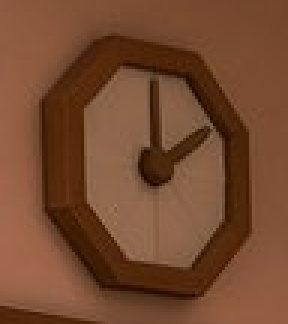
#> input picture games/never-ending-story/assets-src/clock/ref/clock-ref.png, 96 x 108 px (shown 3 times larger)
$ python compare.py
#> lines starting #> are read from the running program, lines starting #| are printed output that depends on the picture
"""Make review sheets from the source crop and Blender renders (Pillow only)."""
from pathlib import Path
from PIL import Image, ImageDraw
HERE = Path(__file__).resolve().parent.parent
ref = Image.open(HERE / 'ref/clock-ref.png').convert('RGBA').resize((384,432))
for variant in ('lowpoly','master'):
    model = Image.open(HERE / f'compare/matched-{variant}.png').convert('RGBA')
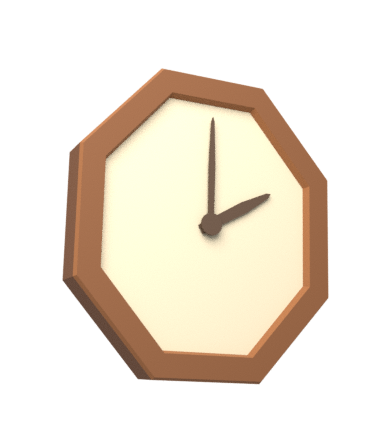
#> input picture games/never-ending-story/assets-src/clock/compare/matched-lowpoly.png, 384 x 432 px
#> model is the input picture: PIL image 384x432 RGBA; mean R, G, B, A 86.2, 76.8, 63.7, 101.7
    studio = Image.new('RGBA',model.size,'#dbc4a4')
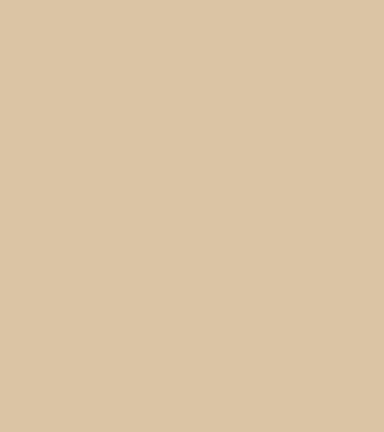
#> studio: PIL image 384x432 RGBA; mean R, G, B, A 219, 196, 164, 255
    studio.alpha_composite(model)
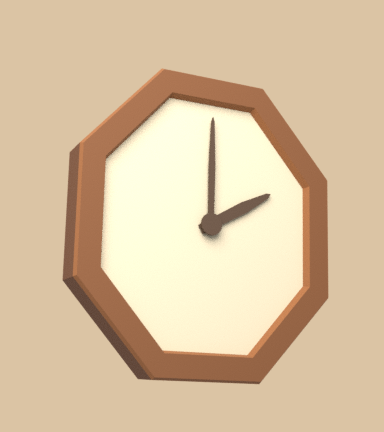
#> studio: PIL image 384x432 RGBA; mean R, G, B, A 216.9, 193.9, 161.7, 255
    out = Image.new('RGB',(768,464),'#f7f0e5')
    out.paste(ref,(0,32))
    out.paste(studio,(384,32))
    text = ImageDraw.Draw(out)
    text.text((12,10),'Original game reference (96 x 108 px)',fill='#402b1d')
    text.text((396,10),f'{variant} / approximate matched camera',fill='#402b1d')
    out.save(HERE / f'compare/side-by-side-{variant}.png')
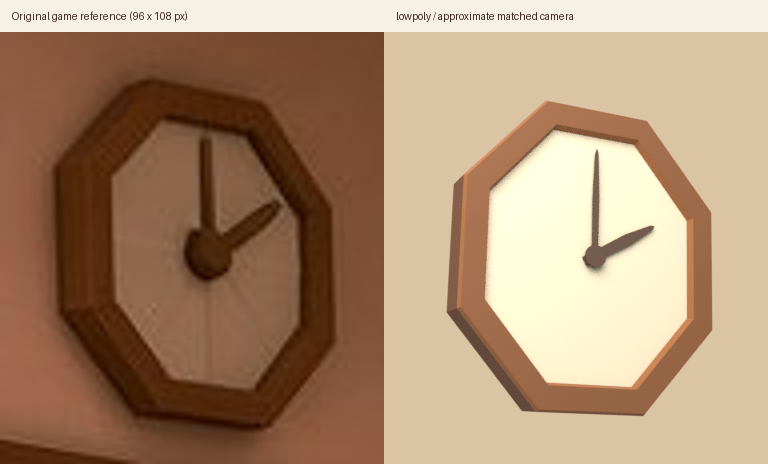
#> saved as side-by-side-lowpoly.png: PIL image 768x464 RGB; mean R, G, B 172, 140.6, 112.7
    overlay = ref.copy()
    model.putalpha(model.getchannel('A').point(lambda a: round(a*.5)))
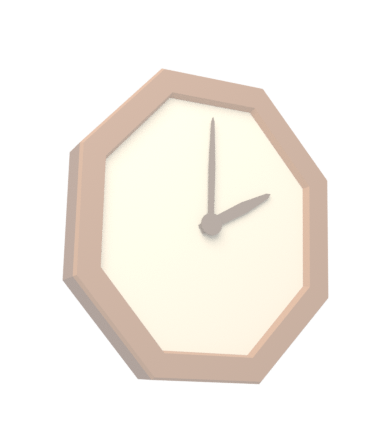
#> model: PIL image 384x432 RGBA; mean R, G, B, A 86.2, 76.8, 63.7, 51; transparent parts drawn white
    overlay.alpha_composite(model)
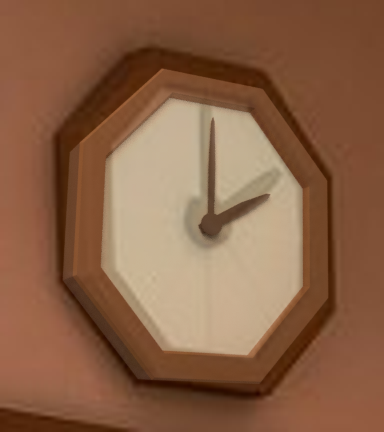
#> overlay: PIL image 384x432 RGBA; mean R, G, B, A 138.1, 97.7, 70.4, 255
    overlay.convert('RGB').save(HERE / f'compare/overlay-{variant}.png')
#> pass 2 of the loop `for variant in ('lowpoly','master'):`:
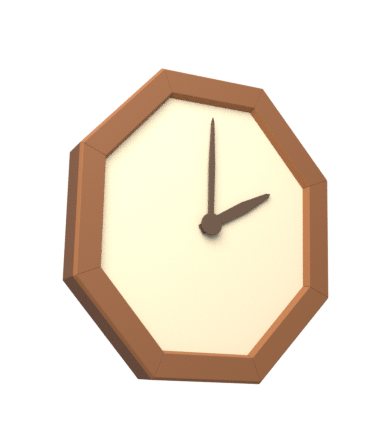
#> input picture games/never-ending-story/assets-src/clock/compare/matched-master.png, 384 x 432 px
#> model is the input picture: PIL image 384x432 RGBA; mean R, G, B, A 86.2, 76.8, 63.7, 101.6
#> `out.save(HERE / f'compare/side-by-side-{variant}.png')`:
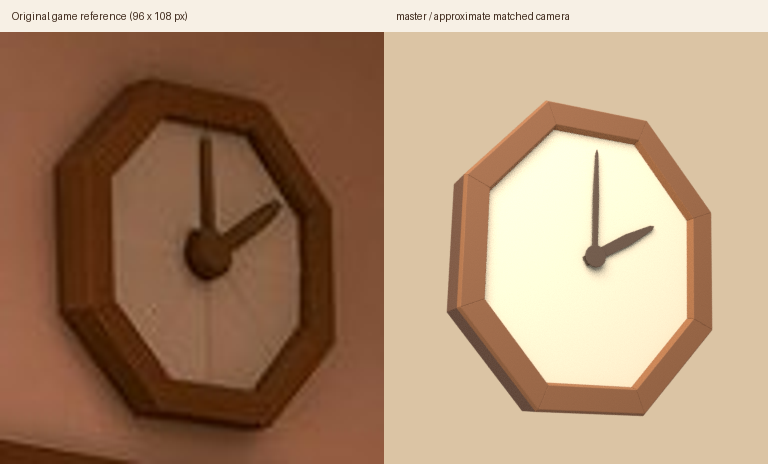
#> saved as side-by-side-master.png: PIL image 768x464 RGB; mean R, G, B 172.1, 140.6, 112.8
#> `overlay.alpha_composite(model)`:
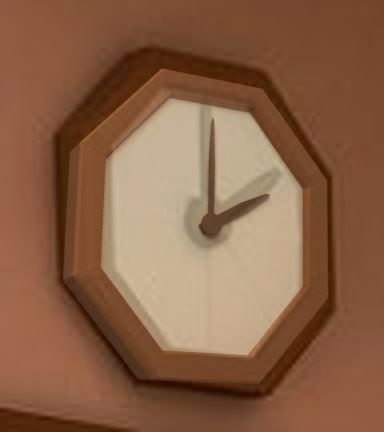
#> overlay: PIL image 384x432 RGBA; mean R, G, B, A 138.1, 97.7, 70.5, 255
views=['front','three-quarter','rear']
out=Image.new('RGB',(512*len(views),544),'#f7f0e5')
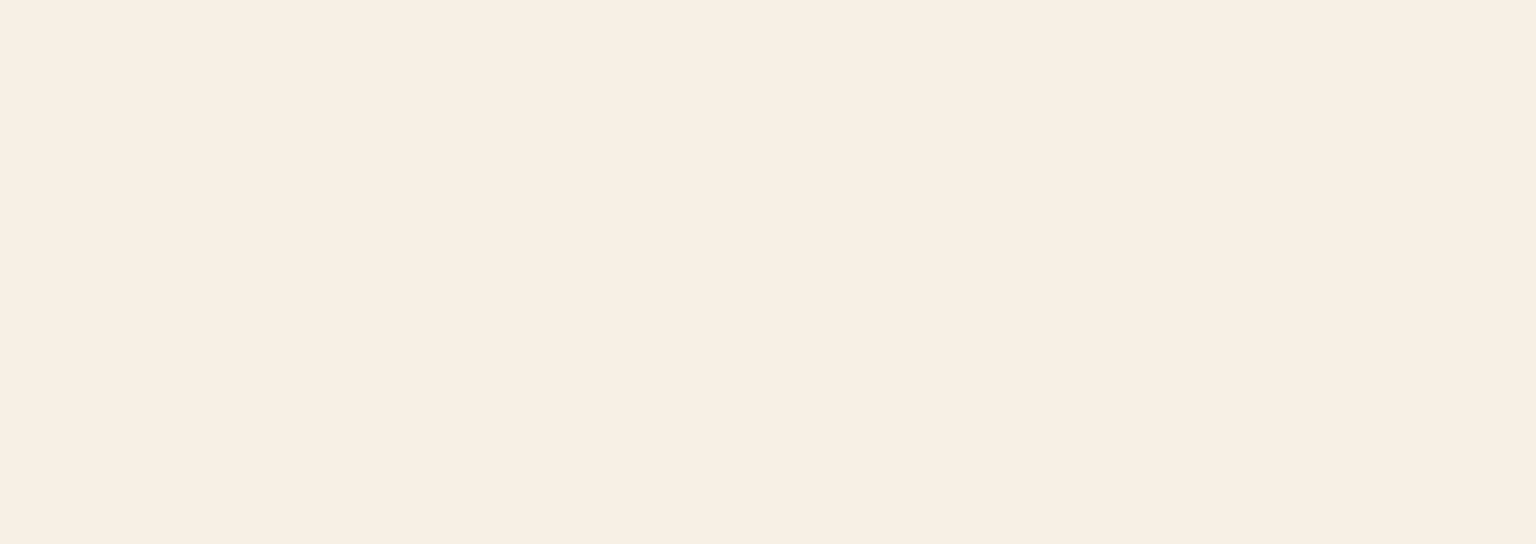
#> out: PIL image 1536x544 RGB; mean R, G, B 247, 240, 229
text=ImageDraw.Draw(out)
for i,name in enumerate(views):
#> (the run stopped early here; a loop or call above may not have finished)
